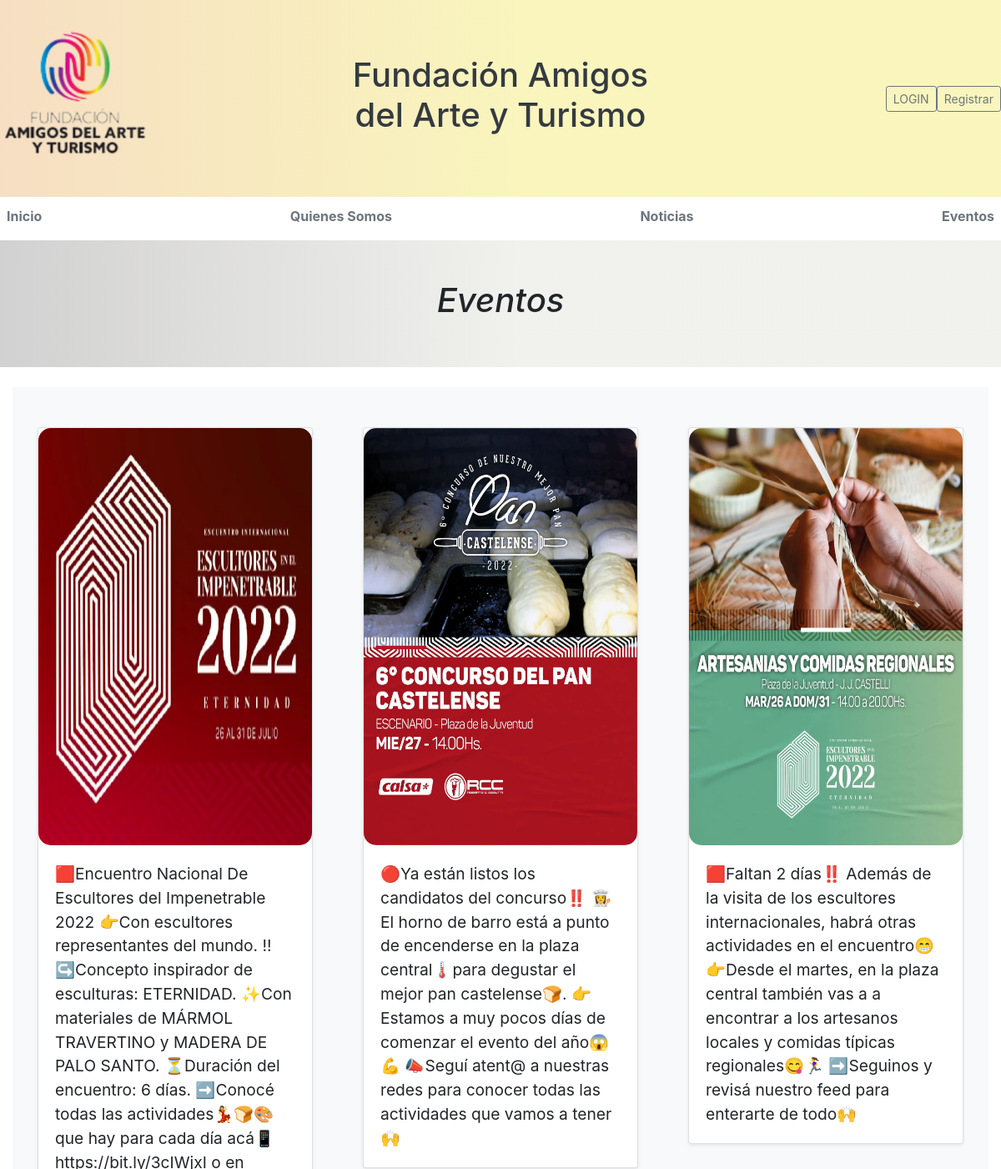
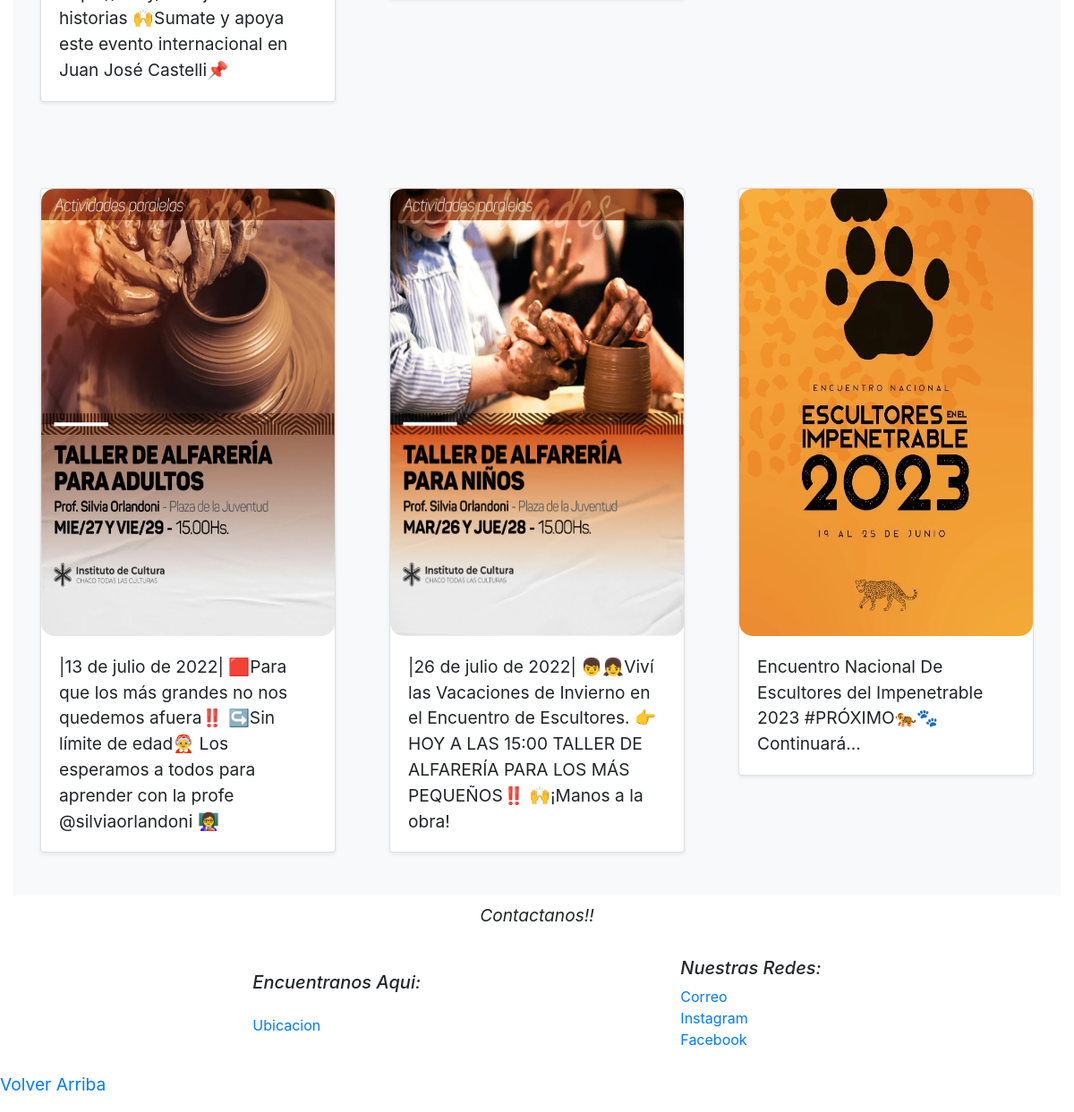
The page /Eventos/ on the database its author committed (2 pictures, top to bottom).
### apps/eventos/models.py (models this page shows, shortened)
class Eventos(models.Model):
    titulo = models.CharField(max_length=100)
    contenido = models.TextField(blank=True, null=True)
    imagen = models.ImageField(null=True, blank=True, upload_to='static/img/')
    fecha = models.DateTimeField(auto_now_add=True)

### apps/eventos/views.py (the view)
# urls.py: path('' , listar_Eventos, name='listareventos.html'),
def listar_Eventos(request):
    evento = Eventos.objects.all().order_by('-fecha')
    return render(request, 'eventos/listareventos.html', { 'post_eventos': evento})

### templates/eventos/listareventos.html (shortened to what this page needs)
{% extends 'basetemplate.html'%}
{% load static%}
{%block contenido%}
    <!doctype html>
    <html lang="en">
    <head>
    <link href="/docs/5.2/dist/css/bootstrap.min.css" rel="stylesheet">
    </head>
    <body>
    <main>
        <div class="banner2 text-center">
            <div class="p-4 p-md-5 mb-4 rounded"  >
            <div class="col-md-12 px-0">
                <h1 class="col-lg-12 col-md-12 mx-auto fst-italic">Eventos</h1>
            </div>
            </div>
        </div>
<div class="d-flex col-12 flex-wrap">
    {% for post in post_eventos %}
    <div class="album py-5 bg-light col-4">
        <div class="container">
            <div class="row row-cols-1 row-cols-sm-2 row-cols-md-3 g-3">
                <div class="col-md-12">
                <div class="card shadow-sm">
                    <img src="{{ post.imagen.url }}" class="card-img-top" max-width="200px" height="500px" style="border-radius: 15px; padding-top: 0px;">
                    <div class="card-body">
                        <p class="card-text">{{ post.contenido |safe }} </p>
                    </div>
                </div>
                </div>
            </div>
        </div>
    </div>
    {%endfor%}
</div>
</main>
        {%endblock contenido%}

### static/css/Quienes.css (style rules this page uses)
p { font-size: larger; }
.banner2 { background: rgb(125,124,123); background: linear-gradient(90deg, rgba(125,124,123,0.3477766106442577) 0%, rgba(223,223,216,0.4458158263305322) 52%); }
body { margin: 0; padding: 0; }

### rows shown on the page
Eventos: imagen (picture), contenido "🟥Encuentro Nacional De Escultores del Impenetrable 2022 👉Con escultores representantes del mundo. ‼ ↪️Concepto inspirador de esculturas: ETERNIDAD. ✨Con materiales de MÁRMOL TRAVERTINO y MADERA DE PALO SANTO. ⏳Duración del encuentro: 6 días. ➡️Conocé todas las actividades💃🍞🎨 que hay para cada día acá📱https://bit.ly/3cIWjxI o en historias 🙌Sumate y apoya este evento internacional en Juan José Castelli📌"
Eventos: imagen (picture), contenido "🔴Ya están listos los candidatos del concurso‼️ 👩‍🍳El horno de barro está a punto de encenderse en la plaza central🌡para degustar el mejor pan castelense🍞. 👉Estamos a muy pocos días de comenzar el evento del año😱💪 📣Seguí atent@ a nuestras redes para conocer todas las actividades que vamos a tener🙌"
Eventos: imagen (picture), contenido "🟥Faltan 2 días‼️ Además de la visita de los escultores internacionales, habrá otras actividades en el encuentro😁 👉Desde el martes, en la plaza central también vas a a encontrar a los artesanos locales y comidas típicas regionales😋🏃‍♀️ ➡️Seguinos y revisá nuestro feed para enterarte de todo🙌"
Eventos: imagen (picture), contenido "|13 de julio de 2022| 🟥Para que los más grandes no nos quedemos afuera‼️ ↪️Sin límite de edad🤶 Los esperamos a todos para aprender con la profe @silviaorlandoni 👩‍🏫"
Eventos: imagen (picture), contenido "|26 de julio de 2022| 👦👧Viví las Vacaciones de Invierno en el Encuentro de Escultores. 👉HOY A LAS 15:00 TALLER DE ALFARERÍA PARA LOS MÁS PEQUEÑOS‼️ 🙌¡Manos a la obra!"
Eventos: imagen (picture), contenido "Encuentro Nacional De Escultores del Impenetrable 2023 #PRÓXIMO🐅🐾 Continuará..."
